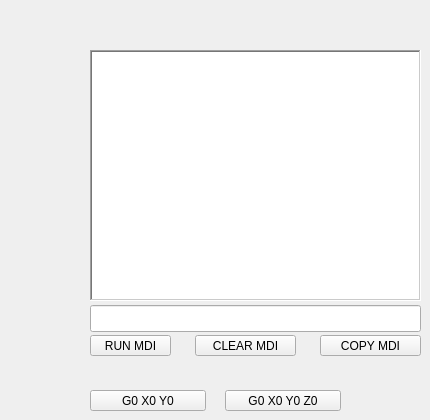
    <widget class="QWidget" name="tab_4">
     <attribute name="title">
      <string>MDI</string>
     </attribute>
     <widget class="QPushButton" name="run_mdi_pb">
      <property name="geometry">
       <rect>
        <x>90</x>
        <y>335</y>
        <width>81</width>
        <height>21</height>
       </rect>
      </property>
      <property name="text">
       <string>RUN MDI</string>
      </property>
     </widget>
     <widget class="QLineEdit" name="mdi_command_le">
      <property name="geometry">
       <rect>
        <x>90</x>
        <y>305</y>
        <width>331</width>
        <height>27</height>
       </rect>
      </property>
     </widget>
     <widget class="QListWidget" name="mdi_history_lw">
      <property name="geometry">
       <rect>
        <x>90</x>
        <y>50</y>
        <width>331</width>
        <height>251</height>
       </rect>
      </property>
      <property name="maximumSize">
       <size>
        <width>331</width>
        <height>256</height>
       </size>
      </property>
      <property name="frameShape">
       <enum>QFrame::WinPanel</enum>
      </property>
     </widget>
     <widget class="QPushButton" name="copy_mdi_history_pb">
      <property name="geometry">
       <rect>
        <x>320</x>
        <y>335</y>
        <width>101</width>
        <height>21</height>
       </rect>
      </property>
      <property name="text">
       <string>COPY MDI</string>
      </property>
     </widget>
     <widget class="QPushButton" name="clear_mdi_history_pb">
      <property name="geometry">
       <rect>
        <x>195</x>
        <y>335</y>
        <width>101</width>
        <height>21</height>
       </rect>
      </property>
      <property name="text">
       <string>CLEAR MDI</string>
      </property>
     </widget>
     <widget class="QPushButton" name="pushButton_8">
      <property name="geometry">
       <rect>
        <x>225</x>
        <y>390</y>
        <width>116</width>
        <height>21</height>
       </rect>
      </property>
      <property name="text">
       <string>G0 X0 Y0 Z0</string>
      </property>
      <property name="function" stdset="0">
       <string>mdi</string>
      </property>
      <property name="command" stdset="0">
       <string>G0 X0 Y0 Z0</string>
      </property>
     </widget>
     <widget class="QPushButton" name="pushButton_17">
      <property name="geometry">
       <rect>
        <x>90</x>
        <y>390</y>
        <width>116</width>
        <height>21</height>
       </rect>
      </property>
      <property name="text">
       <string>G0 X0 Y0</string>
      </property>
      <property name="function" stdset="0">
       <string>mdi</string>
      </property>
      <property name="command" stdset="0">
       <string>G0 X0 Y0</string>
      </property>
     </widget>
    </widget>
